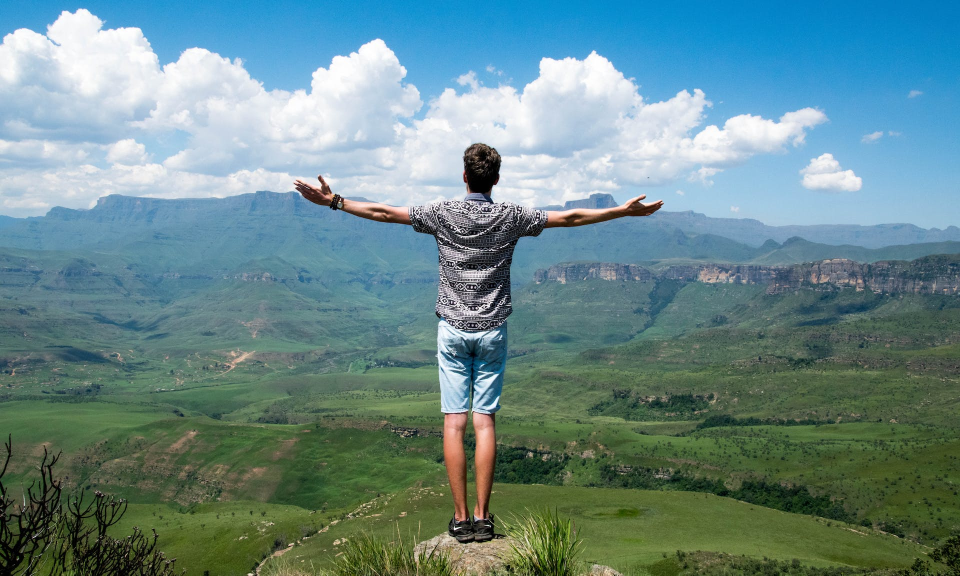
#> input picture bilde.jpg, 1920 x 1151 px, found by its file name (shown at 1/2 size)
$ python oppgave_g.py
#> lines starting #> are read from the running program, lines starting #| are printed output that depends on the picture
from PIL import Image, ImageOps

input_path = "bilde.jpg"
polaroid_frame_path = "polaroid-frame-PNG-6.png"
output_path = "bilde-polaroid.jpg"

# Åpne bildet
original_image = Image.open(input_path)
#> original_image is the input picture: PIL image 1920x1151 RGB; mean R, G, B 104.9, 137.3, 138.8

# Beskjær til 1:1 høyde-breddeforhold
cropped_image = ImageOps.fit(original_image, (min(original_image.size), min(original_image.size)))
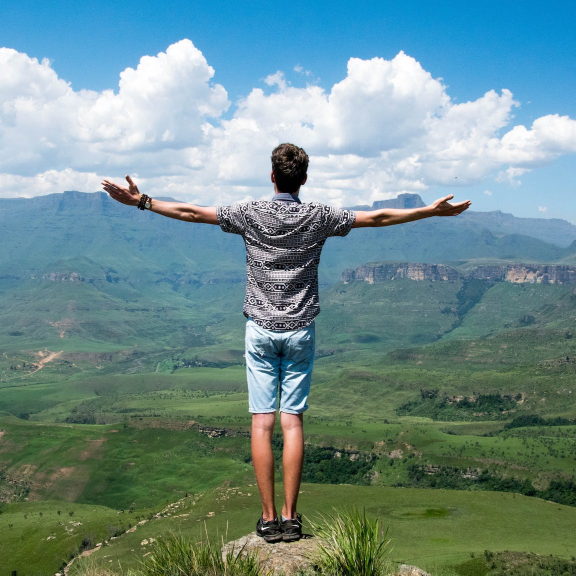
#> cropped_image: PIL image 1151x1151 RGB (shown at 1/2 size); mean R, G, B 110.3, 141.3, 141.3

# Skaler bildet til passende størrelse for den polaroide fotorammen (760x760)
scaled_image = cropped_image.resize((760, 760))
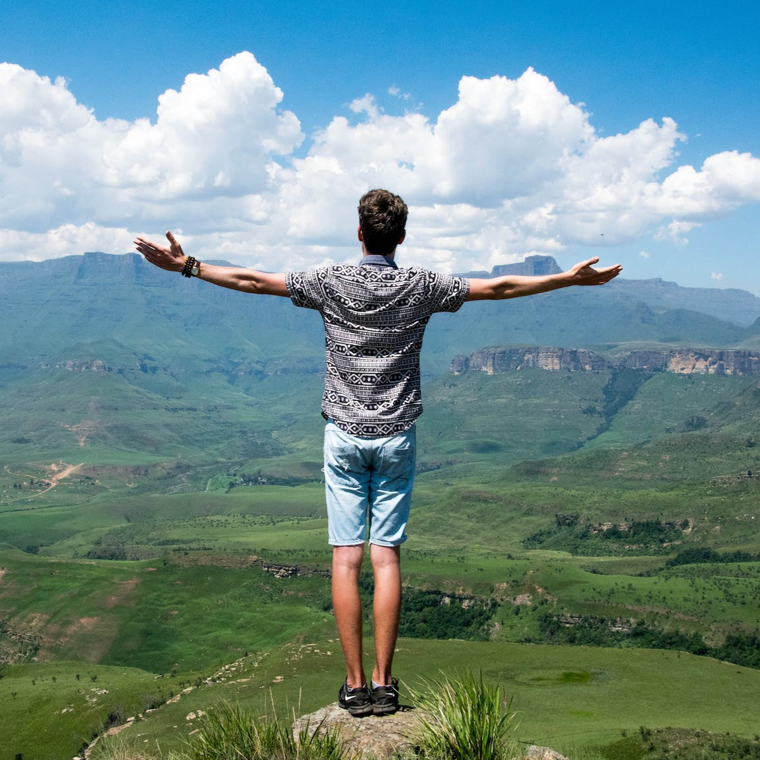
#> scaled_image: PIL image 760x760 RGB; mean R, G, B 110.3, 141.3, 141.3

# Åpne polaroid-ramme PNG-filen
polaroid_frame = Image.open(polaroid_frame_path)
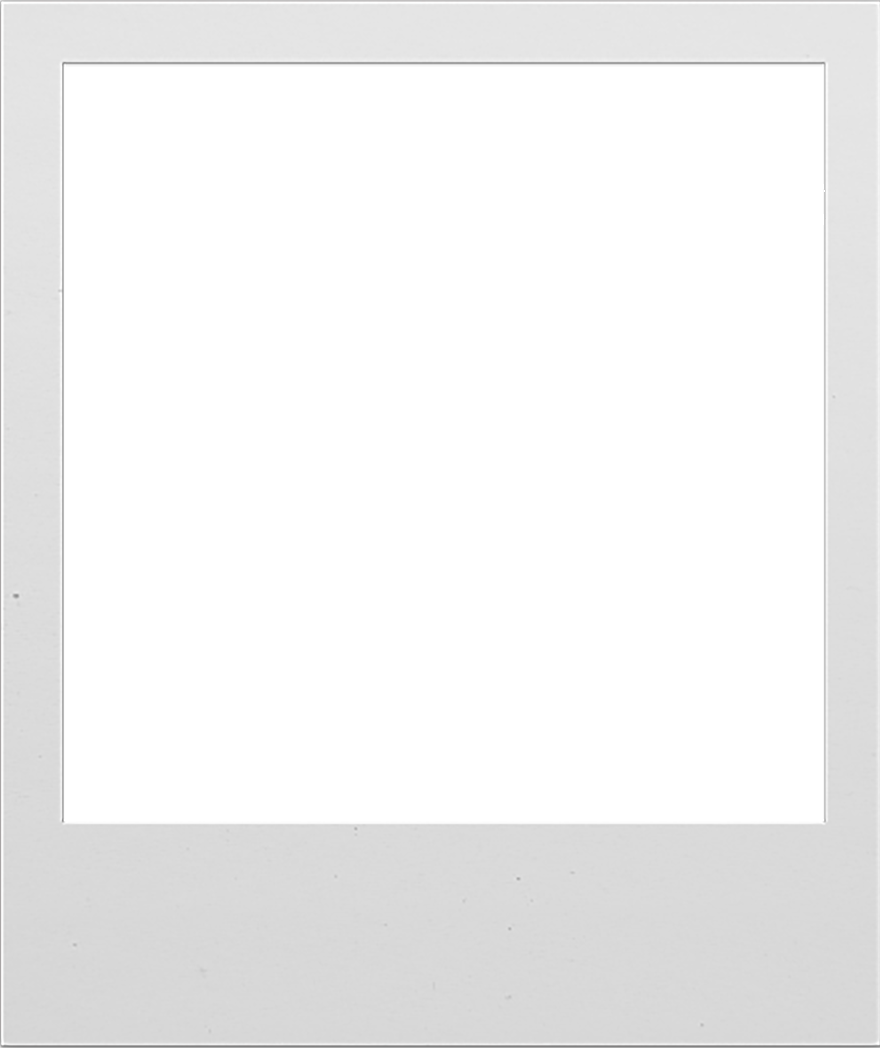
#> input picture polaroid-frame-PNG-6.png, 880 x 1048 px, found by its file name
#> polaroid_frame is the input picture: PIL image 880x1048 RGBA; mean R, G, B, A 240.3, 240.3, 240.3, 95.1

# Opprett en ny bildebeholder med hvit bakgrunn. Et canvas.
frame_image = Image.new("RGB", (880, 1048), "white")
#> frame_image: PIL image 880x1048 RGB; every value is 255

# Legg til polaroid-rammen på toppen
frame_image.paste(polaroid_frame)

# Legg til den skalerte bildet i bildebeholderen med en offset på 64 piksler i x- og y-retning
frame_image.paste(scaled_image, (64, 64))
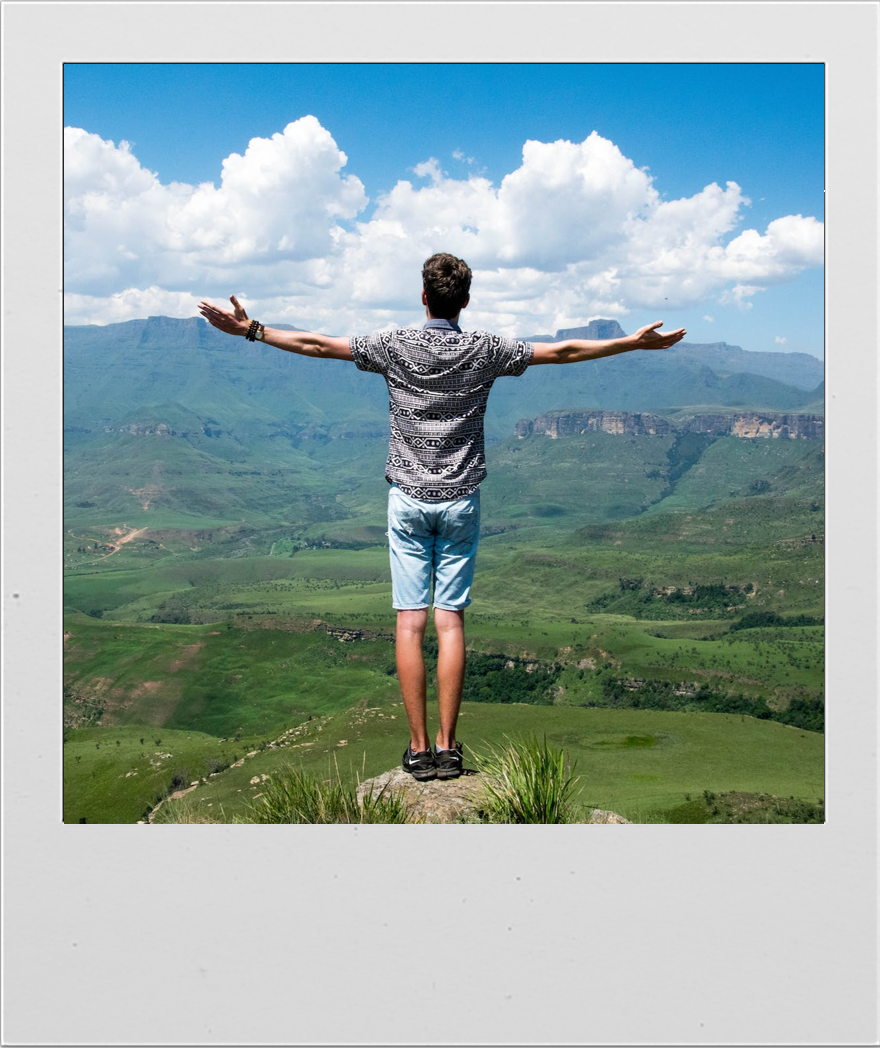
#> frame_image: PIL image 880x1048 RGB; mean R, G, B 150.7, 170.2, 170.1

# Lagre det endelige bildet
frame_image.save(output_path)
